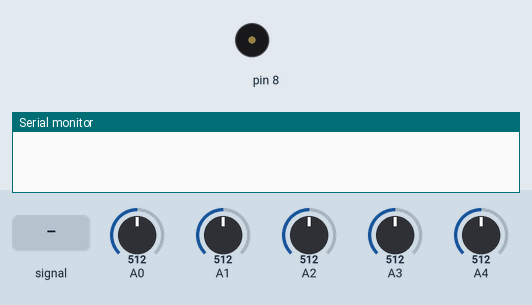
Simulated run of this sketch. Board: Arduino Uno, built with avr-gcc and run on an emulated ATmega328P. On the bench: buzzer (waves = sounding), the last lines printed to the serial monitor. The test bench sets the inputs (shaded band); at power-on: A2 = 512, A4 = 512, A1 = 512, A0 = 512, A3 = 512.

Above: at 1.2 s.
1.3 s: A0 fed a 2 Hz sine of ±306 counts around its level
At 1.87 s:
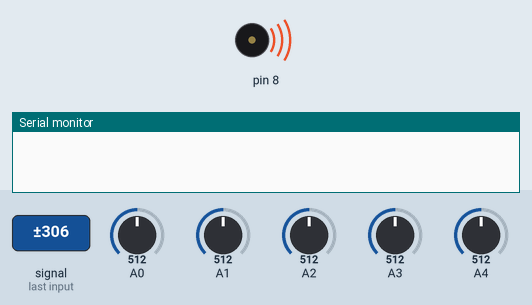
4.3 s: A4 fed a 200 Hz sine of ±460 counts around its level
At 4.42 s:
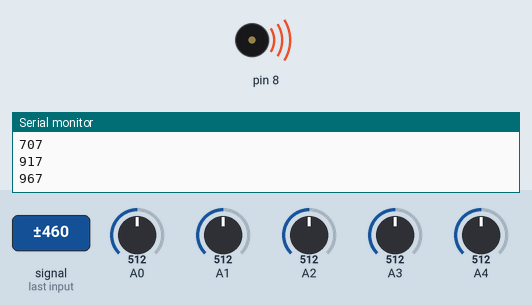
6.0 s: A2 set to 716
At 6.14 s:
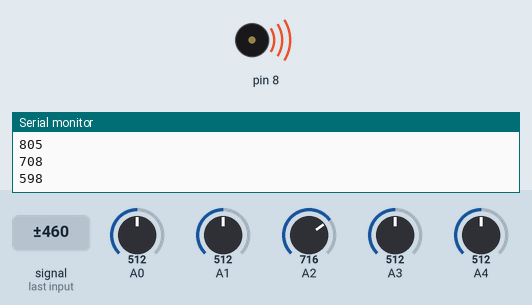
9.0 s: A4 set to 527
10.5 s: A4 fed a 1000 Hz sine of ±255 counts around its level
At 10.98 s:
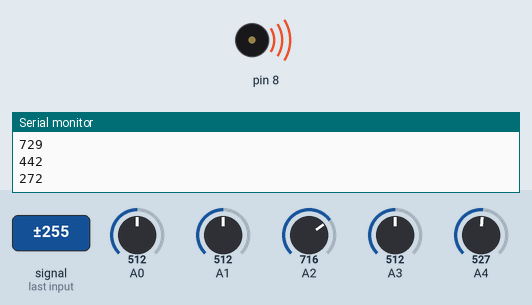
13.5 s: A1 set to 716
Timing chart, 0 to 15.5 s (numbered marks = the images above; inputs shaded):
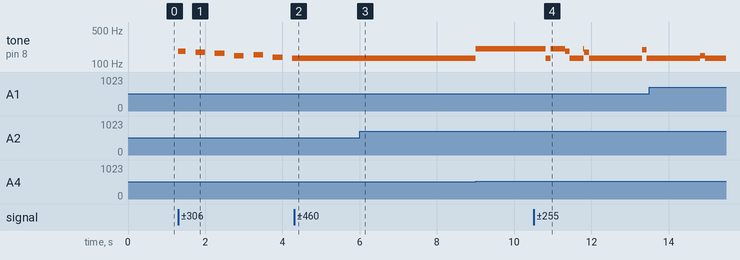

Measured:
- after the input at 1.3 s, tone on pin 8: plays 185 Hz for 0.20 s, 175 Hz for 0.25 s, 165 Hz for 0.25 s, 147 Hz for 0.25 s, 156 Hz for 0.25 s, 139 Hz for 0.25 s … (7 notes in this stretch), starting at once
- after the input at 4.3 s, tone on pin 8: stops changing and stays 131 Hz
- after the input at 6.0 s, tone on pin 8: stays 131 Hz (without the input it goes to silent after 3.0 s)
- after the input at 9.0 s, tone on pin 8: 131 Hz → 208 Hz at once
- after the input at 10.5 s, tone on pin 8: plays 131 Hz for 0.12 s, 208 Hz for 0.38 s, 185 Hz for 0.12 s, 131 Hz for 0.35 s, 208 Hz for 0.03 s, 175 Hz for 0.12 s … (9 notes in this stretch), starting after 0.32 s

The sketch:

Light_Harp.ino
```cpp
#define NOTE_C3 131
#define NOTE_CS3 139
#define NOTE_D3 147
#define NOTE_DS3 156
#define NOTE_E3 165
#define NOTE_F3 175
#define NOTE_FS3 185
#define NOTE_G3 196
#define NOTE_GS3 208
#define NOTE_A3 220
#define NOTE_AS3 233
#define NOTE_B3 247
#define NOTE_C4 262
#define NOTE_CS4 277
#define NOTE_D4 294
#define NOTE_DS4 311
#define NOTE_E4 330
#define NOTE_F4 349
#define NOTE_FS4 370
#define NOTE_G4 392
#define NOTE_GS4 415
#define NOTE_A4 440
#define NOTE_AS4 466
#define NOTE_B4 494
#define NOTE_C5 523

int r0 = 0;      //value of select pin at the 4051 (s0)
int r1 = 0;      //value of select pin at the 4051 (s1)
int r2 = 0;      //value of select pin at the 4051 (s2)
int count = 0;   //which y pin we are selecting

void setup()
{
  Serial.begin(9600);
  pinMode(2, OUTPUT);    // s0
  pinMode(3, OUTPUT);    // s1
  pinMode(4, OUTPUT);    // s2
}

void loop ()
{
  for (count=0; count<=7; count++)
  {
    r0 = bitRead(count,0);
    r1 = bitRead(count,1);
    r2 = bitRead(count,2);

    digitalWrite(2, r0);
    digitalWrite(3, r1);
    digitalWrite(4, r2);


    if(count == 0)
    {


      while(analogRead(0) < analogRead(4))
      {
        tone(8, NOTE_C3);
            Serial.println(analogRead(4));
      }

      while(analogRead(1) < analogRead(4))
      {
        tone(8, NOTE_GS3);
        Serial.println(analogRead(4));
      }

      while(analogRead(2) < analogRead(4))
      {
        tone(8, NOTE_E4);
            Serial.println(analogRead(4));
      }
    }

    if(count == 1)
    {
      while(analogRead(0) < analogRead(4))
      {
        tone(8, NOTE_CS3);

      }

      while(analogRead(1) < analogRead(4))
      {
        tone(8, NOTE_A3);

      }

      while(analogRead(2) < analogRead(4))
      {
        tone(8, NOTE_F4);
      }
    }

    if(count == 2)
    {
      while(analogRead(0) < analogRead(4))
      {
        tone(8, NOTE_DS3);
      }

      while(analogRead(1) < analogRead(4))
      {
        tone(8, NOTE_AS3);
      }

      while(analogRead(2) < analogRead(4))
      {
        tone(8, NOTE_FS4);
      }
    }

    noTone(8);

    if(count == 3)
    {
      while(analogRead(0) < analogRead(4))
      {
        tone(8, NOTE_D3);
      }

      while(analogRead(1) < analogRead(4))
      {
        tone(8, NOTE_B3);
      }

      while(analogRead(2) < analogRead(4))
      {
        tone(8, NOTE_G4);
      }
    }

    noTone(8);

    if(count == 4)
    {
      while(analogRead(0) < analogRead(4))
      {
        tone(8, NOTE_E3);
      }

      while(analogRead(1) < analogRead(4))
      {
        tone(8, NOTE_C4);
      }

      while(analogRead(2) < analogRead(4))
      {
        tone(8, NOTE_GS4);
      }
    }

    if(count == 5)
    {
      while(analogRead(0) < analogRead(4))
      {
        tone(8, NOTE_F3);
      }

      while(analogRead(1) < analogRead(4))
      {
        tone(8, NOTE_CS4);
      }

      while(analogRead(2) < analogRead(4))
      {
        tone(8, NOTE_A4);
      }
    }

    if(count == 6)
    {
      while(analogRead(0) < analogRead(4))
      {
        tone(8, NOTE_FS3);
      }

      while(analogRead(1) < analogRead(4))
      {
        tone(8, NOTE_D4);
      }

      while(analogRead(2) < analogRead(4))
      {
        tone(8, NOTE_AS4);
      }
    }

    if(count == 7)
    {
      while(analogRead(0) < analogRead(4))
      {
        tone(8, NOTE_G3);
      }

      while(analogRead(1) < analogRead(4))
      {
        tone(8, NOTE_DS4);
      }

      while(analogRead(2) < analogRead(4))
      {
        tone(8, NOTE_B4);
      }

      while(analogRead(3) < analogRead(4))
      {
        tone(8, NOTE_C5);
      }
    }

     noTone(8);

  }
}
```
